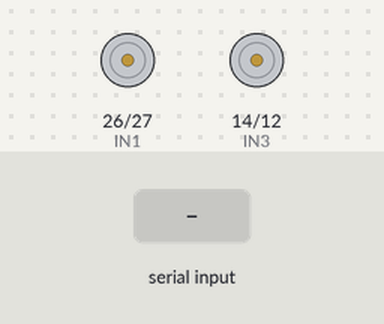
A sketch run on a simulated ESP32. Shown: motor-driver pin pairs drawn as motors (green arrow = first pin HIGH = forward, orange = second pin HIGH = backward, longer = more drive, scaled by the enable pin). Inputs (shaded band) come from the test bench. Nothing arrives over Bluetooth unless stated; the modem accepts every AT command (registered, SIM ready, sends succeed) and sends nothing else.

Above: at 6.1 s.
6.2 s: "d" received over the second serial link
At 6.3 s:
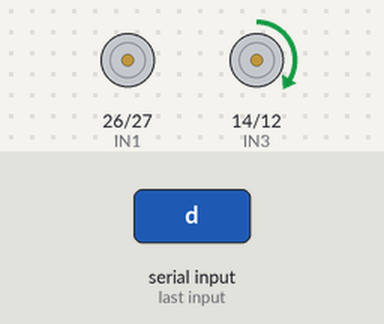
7.9 s: "a" received over the second serial link
At 8.0 s:
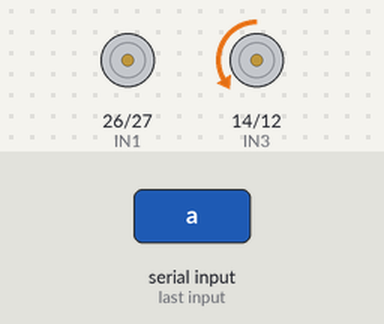
9.6 s: "w" received over the second serial link
At 10.7 s:
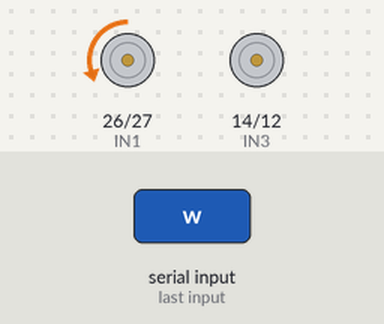
11.1 s: "s" received over the second serial link
At 11.9 s:
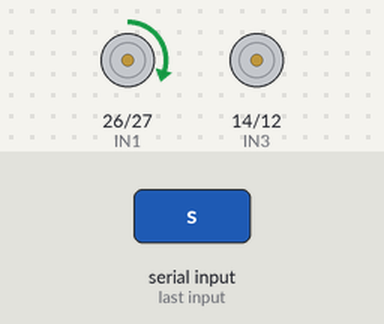
12.6 s: "d" received over the second serial link
At 12.7 s:
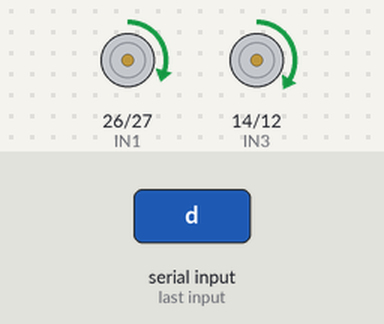
14.3 s: "x" received over the second serial link
At 15.5 s:
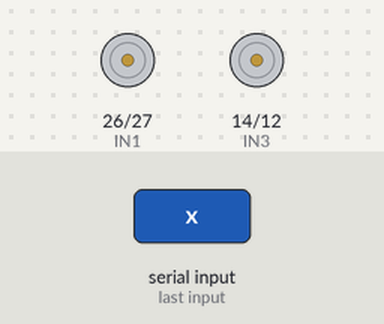
Timing chart, 0 to 16.8 s (numbered marks = the images above; inputs shaded):
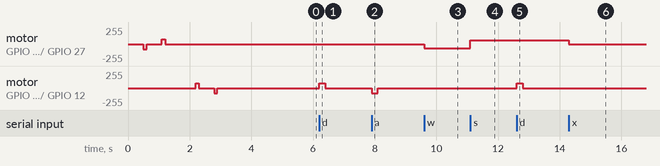

Measured:
- after the input at 6.2 s, motor on GPIO 14 (IN3) / GPIO 12 (IN4): stopped → forward 75/255 at once, → stopped 0.20 s later
- after the input at 7.9 s, motor on GPIO 14 (IN3) / GPIO 12 (IN4): stopped → backward 75/255 at once, → stopped 0.20 s later
- after the input at 9.6 s, motor on GPIO 26 (IN1) / GPIO 27 (IN2): stopped → backward 60/255 at once
- after the input at 11.1 s, motor on GPIO 26 (IN1) / GPIO 27 (IN2): backward 60/255 → forward 60/255 at once
- after the input at 12.6 s, motor on GPIO 14 (IN3) / GPIO 12 (IN4): stopped → forward 75/255 at once, → stopped 0.20 s later
- after the input at 14.3 s, motor on GPIO 26 (IN1) / GPIO 27 (IN2): forward 60/255 → stopped at once

The sketch:

ESP32_Control_motores.ino
```cpp
//Control de motores dc para un vehículo de dos motores con uno de ellos para controlar la dirección y el otro sentido (adelante y atras)

#include <Arduino.h>
#include "BluetoothSerial.h"
//#include <SoftwareSerial.h>
String device_name = "ESP32-BT-Raul";
BluetoothSerial SerialBT;

// Motor de atras
const int ENA = 25;
const int IN1 = 26; //23
const int IN2 = 27;

// Motor de adelante
const int IN3 = 14;
const int IN4 = 12;
const int ENB = 13;

// Variables para controlar la velocidad de cada motor
int velA;
int velB;

// Variable para guardar el dato recibido desde el monitor serie o desde bluetooth
char dato;

void setup() {
  Serial.begin(115200);
  SerialBT.begin(device_name);
  pinMode(IN1, OUTPUT);
  pinMode(IN2, OUTPUT);
  pinMode(IN3, OUTPUT);
  pinMode(IN4, OUTPUT);
  pinMode(ENA, OUTPUT);
  pinMode(ENB, OUTPUT);

  delay(500);

  // Hacer un movimiento muy corto hacia adelante y hacia atras con motor A
  velA = 75;
  adelante();
  delay(100);
  detenerA();
  delay(500);
  atras();
  delay(100);
  detenerA();
  delay(1000);

  // mover la dirección delantera
  velB = 75;
  derecha();
  delay(100);
  detenerB();
  delay(500);
  izquierda();
  delay(100);
  detenerB();

  // Cambiar las variables a valores cero
  velA = 0;
  velB = 0;

  delay(2000);

}

void loop() {


  if (SerialBT.available()) {
    dato = SerialBT.read();

    // Motor B delantero
    if (dato == 'd') {
      velB = 75;
      derecha();
      delay(200);
      detenerB();
    }
    else if (dato == 'a') {
      velB = 75;
      izquierda();
      delay(200);
      detenerB();
    }

    else if (dato == 'z') {
    detenerB();
    }

    // Motor A trasero
    else if (dato == 'w') {
      velA = 60;
      adelante();
    }
    else if (dato == 's') {
      velA = 60;
      atras();
    }
    else if (dato == 'x') {
      detenerA();
    }


  }


  // Prueba de motor A para ir hacia adelante un momento y detenerse
  /*velA = 75;
  adelante();
  //Serial.println("Adelante");
  delay(1000);
  detenerA();
  //Serial.println("Detener");
  delay(2000);

  // Prueba de motor B
  /*velB = 75;
  derecha();
  delay(500);
  detenerB();
  delay(5000);
*/
  // Prueba de motor A hacia atras
  /*velA = 75;
  atras();
  delay(1000);
  detenerA();
  delay(2000);
*/


}


// Funciones:
void adelante() {
  analogWrite(ENA, velA);
  digitalWrite(IN1, LOW);
  digitalWrite(IN2, HIGH);

}

void atras() {
  analogWrite(ENA, velA);
  //digitalWrite(ENA, HIGH);
  digitalWrite(IN1, HIGH);
  digitalWrite(IN2, LOW);
  SerialBT.println("atras");

}

void detenerA() {

  analogWrite(ENA, 0);
  // Se programa los pines de dirección en bajo por seguridad
  digitalWrite(IN1, LOW);
  digitalWrite(IN2, LOW);
}

void detenerB(){
  analogWrite(ENB, 0);
  // Se programa los pines de dirección en bajo por seguridad
  digitalWrite(IN3, LOW);
  digitalWrite(IN4, LOW);

}

void derecha() {
  analogWrite(ENB, velB);
  digitalWrite(IN3, HIGH);
  digitalWrite(IN4, LOW);
}

void izquierda() {
  analogWrite(ENB, velB);
  digitalWrite(IN3, LOW);
  digitalWrite(IN4, HIGH);
}
```
